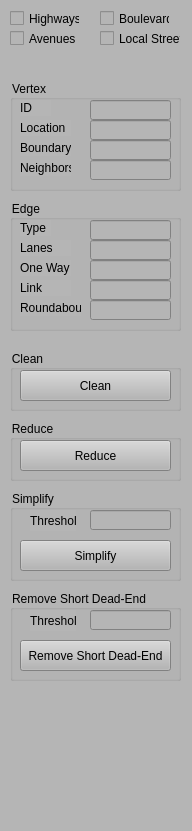
<?xml version="1.0" encoding="UTF-8"?>
<ui version="4.0">
 <class>ControlWidget</class>
 <widget class="QDockWidget" name="ControlWidget">
  <property name="geometry">
   <rect>
    <x>0</x>
    <y>0</y>
    <width>192</width>
    <height>831</height>
   </rect>
  </property>
  <property name="minimumSize">
   <size>
    <width>192</width>
    <height>240</height>
   </size>
  </property>
  <property name="styleSheet">
   <string notr="true">background-color: rgb(181, 181, 181);</string>
  </property>
  <widget class="QWidget" name="dockWidgetContents">
   <widget class="QGroupBox" name="groupBox">
    <property name="geometry">
     <rect>
      <x>10</x>
      <y>200</y>
      <width>171</width>
      <height>131</height>
     </rect>
    </property>
    <property name="title">
     <string>Edge</string>
    </property>
    <widget class="QLabel" name="label">
     <property name="geometry">
      <rect>
       <x>10</x>
       <y>20</y>
       <width>31</width>
       <height>16</height>
      </rect>
     </property>
     <property name="text">
      <string>Type</string>
     </property>
    </widget>
    <widget class="QLineEdit" name="lineEditEdgeType">
     <property name="geometry">
      <rect>
       <x>80</x>
       <y>20</y>
       <width>81</width>
       <height>20</height>
      </rect>
     </property>
    </widget>
    <widget class="QLabel" name="label_2">
     <property name="geometry">
      <rect>
       <x>10</x>
       <y>40</y>
       <width>51</width>
       <height>16</height>
      </rect>
     </property>
     <property name="text">
      <string>Lanes</string>
     </property>
    </widget>
    <widget class="QLineEdit" name="lineEditEdgeLanes">
     <property name="geometry">
      <rect>
       <x>80</x>
       <y>40</y>
       <width>81</width>
       <height>20</height>
      </rect>
     </property>
    </widget>
    <widget class="QLabel" name="label_3">
     <property name="geometry">
      <rect>
       <x>10</x>
       <y>60</y>
       <width>51</width>
       <height>16</height>
      </rect>
     </property>
     <property name="text">
      <string>One Way</string>
     </property>
    </widget>
    <widget class="QLineEdit" name="lineEditEdgeOneWay">
     <property name="geometry">
      <rect>
       <x>80</x>
       <y>60</y>
       <width>81</width>
       <height>20</height>
      </rect>
     </property>
    </widget>
    <widget class="QLineEdit" name="lineEditEdgeLink">
     <property name="geometry">
      <rect>
       <x>80</x>
       <y>80</y>
       <width>81</width>
       <height>20</height>
      </rect>
     </property>
    </widget>
    <widget class="QLabel" name="label_9">
     <property name="geometry">
      <rect>
       <x>10</x>
       <y>80</y>
       <width>51</width>
       <height>16</height>
      </rect>
     </property>
     <property name="text">
      <string>Link</string>
     </property>
    </widget>
    <widget class="QLabel" name="label_10">
     <property name="geometry">
      <rect>
       <x>10</x>
       <y>100</y>
       <width>61</width>
       <height>16</height>
      </rect>
     </property>
     <property name="text">
      <string>Roundabout</string>
     </property>
    </widget>
    <widget class="QLineEdit" name="lineEditEdgeRoundabout">
     <property name="geometry">
      <rect>
       <x>80</x>
       <y>100</y>
       <width>81</width>
       <height>20</height>
      </rect>
     </property>
    </widget>
   </widget>
   <widget class="QGroupBox" name="groupBox_2">
    <property name="geometry">
     <rect>
      <x>10</x>
      <y>490</y>
      <width>171</width>
      <height>91</height>
     </rect>
    </property>
    <property name="title">
     <string>Simplify</string>
    </property>
    <widget class="QLabel" name="label_4">
     <property name="geometry">
      <rect>
       <x>20</x>
       <y>20</y>
       <width>46</width>
       <height>21</height>
      </rect>
     </property>
     <property name="text">
      <string>Threshold</string>
     </property>
    </widget>
    <widget class="QLineEdit" name="lineEditSimplifyThreshold">
     <property name="geometry">
      <rect>
       <x>80</x>
       <y>20</y>
       <width>81</width>
       <height>20</height>
      </rect>
     </property>
    </widget>
    <widget class="QPushButton" name="pushButtonSimplify">
     <property name="geometry">
      <rect>
       <x>10</x>
       <y>50</y>
       <width>151</width>
       <height>31</height>
      </rect>
     </property>
     <property name="text">
      <string>Simplify</string>
     </property>
    </widget>
   </widget>
   <widget class="QGroupBox" name="groupBox_3">
    <property name="geometry">
     <rect>
      <x>10</x>
      <y>590</y>
      <width>171</width>
      <height>91</height>
     </rect>
    </property>
    <property name="title">
     <string>Remove Short Dead-End</string>
    </property>
    <widget class="QPushButton" name="pushButtonRemoveShortDeadend">
     <property name="geometry">
      <rect>
       <x>10</x>
       <y>50</y>
       <width>151</width>
       <height>31</height>
      </rect>
     </property>
     <property name="text">
      <string>Remove Short Dead-End</string>
     </property>
    </widget>
    <widget class="QLabel" name="label_5">
     <property name="geometry">
      <rect>
       <x>20</x>
       <y>20</y>
       <width>46</width>
       <height>21</height>
      </rect>
     </property>
     <property name="text">
      <string>Threshold</string>
     </property>
    </widget>
    <widget class="QLineEdit" name="lineEditRemoveShortDeadendThreshold">
     <property name="geometry">
      <rect>
       <x>80</x>
       <y>20</y>
       <width>81</width>
       <height>20</height>
      </rect>
     </property>
    </widget>
   </widget>
   <widget class="QGroupBox" name="groupBox_4">
    <property name="geometry">
     <rect>
      <x>10</x>
      <y>350</y>
      <width>171</width>
      <height>61</height>
     </rect>
    </property>
    <property name="title">
     <string>Clean</string>
    </property>
    <widget class="QPushButton" name="pushButtonClean">
     <property name="geometry">
      <rect>
       <x>10</x>
       <y>20</y>
       <width>151</width>
       <height>31</height>
      </rect>
     </property>
     <property name="styleSheet">
      <string notr="true"/>
     </property>
     <property name="text">
      <string>Clean</string>
     </property>
    </widget>
   </widget>
   <widget class="QGroupBox" name="groupBox_5">
    <property name="geometry">
     <rect>
      <x>10</x>
      <y>80</y>
      <width>171</width>
      <height>111</height>
     </rect>
    </property>
    <property name="title">
     <string>Vertex</string>
    </property>
    <widget class="QLabel" name="label_6">
     <property name="geometry">
      <rect>
       <x>10</x>
       <y>20</y>
       <width>31</width>
       <height>16</height>
      </rect>
     </property>
     <property name="text">
      <string>ID</string>
     </property>
    </widget>
    <widget class="QLineEdit" name="lineEditVertexDesc">
     <property name="geometry">
      <rect>
       <x>80</x>
       <y>20</y>
       <width>81</width>
       <height>20</height>
      </rect>
     </property>
    </widget>
    <widget class="QLabel" name="label_7">
     <property name="geometry">
      <rect>
       <x>10</x>
       <y>40</y>
       <width>51</width>
       <height>16</height>
      </rect>
     </property>
     <property name="text">
      <string>Location</string>
     </property>
    </widget>
    <widget class="QLineEdit" name="lineEditVertexPos">
     <property name="geometry">
      <rect>
       <x>80</x>
       <y>40</y>
       <width>81</width>
       <height>20</height>
      </rect>
     </property>
    </widget>
    <widget class="QLabel" name="label_8">
     <property name="geometry">
      <rect>
       <x>10</x>
       <y>80</y>
       <width>51</width>
       <height>16</height>
      </rect>
     </property>
     <property name="text">
      <string>Neighbors</string>
     </property>
    </widget>
    <widget class="QLineEdit" name="lineEditVertexNeighbors">
     <property name="geometry">
      <rect>
       <x>80</x>
       <y>80</y>
       <width>81</width>
       <height>20</height>
      </rect>
     </property>
    </widget>
    <widget class="QLabel" name="label_11">
     <property name="geometry">
      <rect>
       <x>10</x>
       <y>60</y>
       <width>51</width>
       <height>16</height>
      </rect>
     </property>
     <property name="text">
      <string>Boundary?</string>
     </property>
    </widget>
    <widget class="QLineEdit" name="lineEditVertexOnBoundary">
     <property name="geometry">
      <rect>
       <x>80</x>
       <y>60</y>
       <width>81</width>
       <height>20</height>
      </rect>
     </property>
    </widget>
   </widget>
   <widget class="QGroupBox" name="groupBox_6">
    <property name="geometry">
     <rect>
      <x>10</x>
      <y>420</y>
      <width>171</width>
      <height>61</height>
     </rect>
    </property>
    <property name="title">
     <string>Reduce</string>
    </property>
    <widget class="QPushButton" name="pushButtonReduce">
     <property name="geometry">
      <rect>
       <x>10</x>
       <y>20</y>
       <width>151</width>
       <height>31</height>
      </rect>
     </property>
     <property name="text">
      <string>Reduce</string>
     </property>
    </widget>
   </widget>
   <widget class="QCheckBox" name="checkBoxShowHighway">
    <property name="geometry">
     <rect>
      <x>10</x>
      <y>10</y>
      <width>70</width>
      <height>17</height>
     </rect>
    </property>
    <property name="text">
     <string>Highways</string>
    </property>
   </widget>
   <widget class="QCheckBox" name="checkBoxShowBoulevard">
    <property name="geometry">
     <rect>
      <x>100</x>
      <y>10</y>
      <width>70</width>
      <height>17</height>
     </rect>
    </property>
    <property name="text">
     <string>Boulevard</string>
    </property>
   </widget>
   <widget class="QCheckBox" name="checkBoxShowAvenue">
    <property name="geometry">
     <rect>
      <x>10</x>
      <y>30</y>
      <width>70</width>
      <height>17</height>
     </rect>
    </property>
    <property name="text">
     <string>Avenues</string>
    </property>
   </widget>
   <widget class="QCheckBox" name="checkBoxShowLocalStreet">
    <property name="geometry">
     <rect>
      <x>100</x>
      <y>30</y>
      <width>81</width>
      <height>17</height>
     </rect>
    </property>
    <property name="text">
     <string>Local Streets</string>
    </property>
   </widget>
  </widget>
 </widget>
 <resources/>
 <connections/>
</ui>
